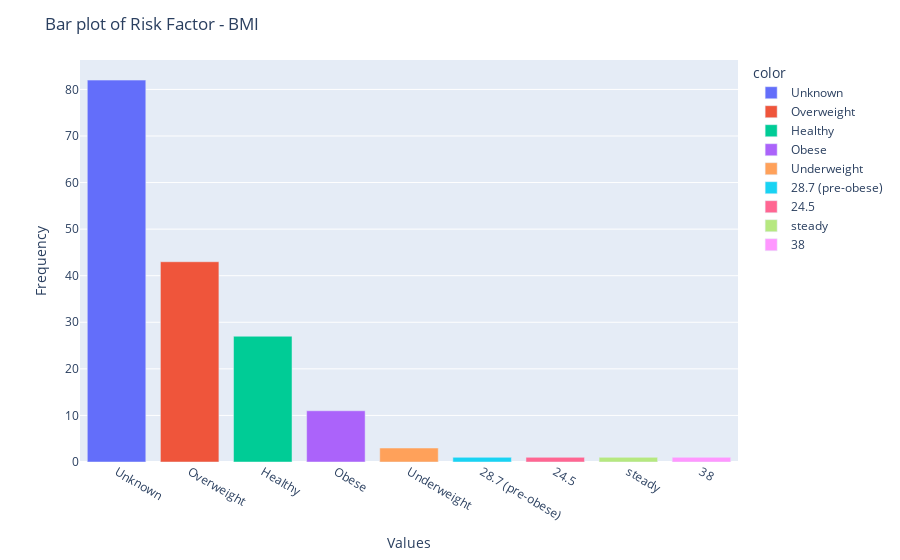
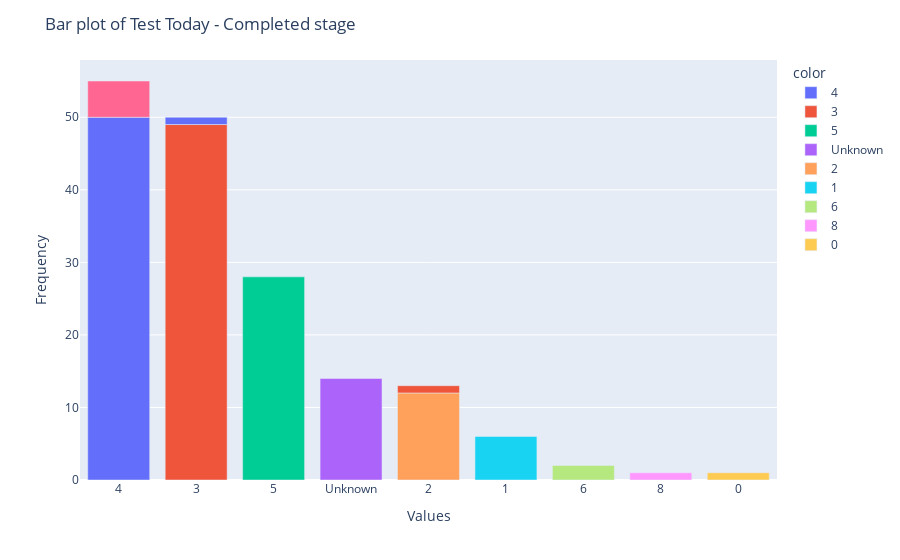
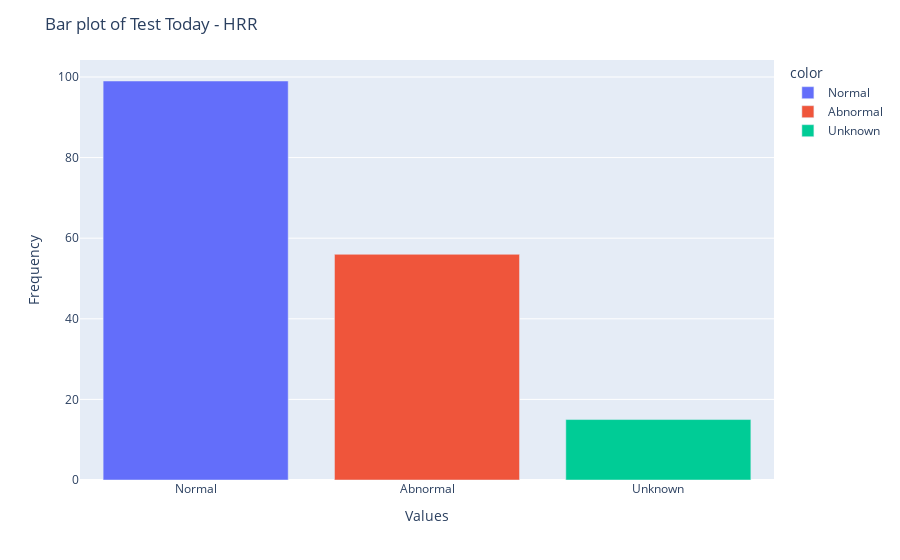
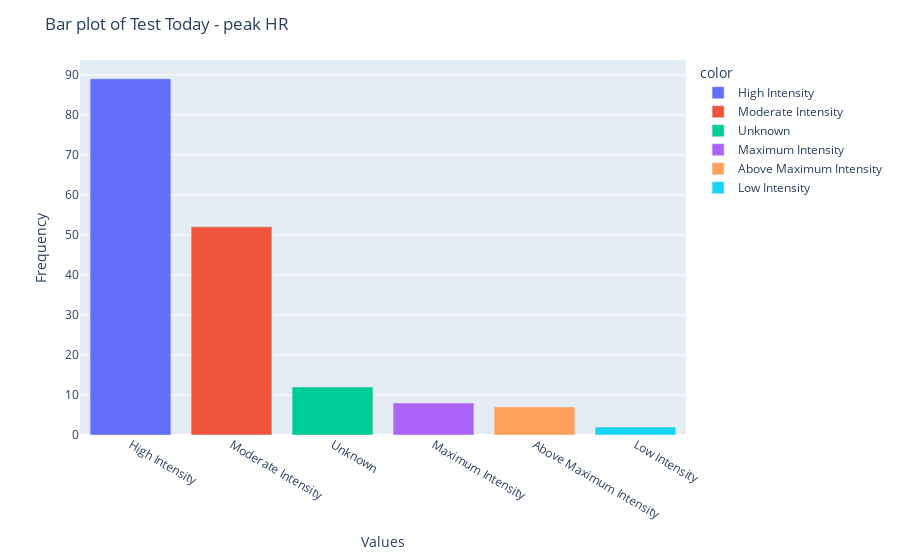

The cell these charts' notebook holds for them, in order:
### Markdown cell above
#### a. Barplot

### Code cell
import plotly.express as px
categorical_columns = CRP1.select_dtypes(include=['object'])

# Plot count plot for each categorical column
for column in categorical_columns:
    counts = categorical_columns[column].value_counts()
    fig = px.bar(x=counts.index, y=counts.values, color=counts.index)
    fig.update_layout(
        title=f'Bar plot of {column}',
        xaxis_title='Values',
        yaxis_title='Frequency'
    )
    fig.show()

### Figure 1 — Plotly figure (JSON) as saved in the notebook; plotly's stock layout.template omitted (floating-point values rounded to 4 significant figures)
{"data": [{"alignmentgroup": "True", "hovertemplate": "color=Unknown<br>x=%{x}<br>y=%{y}<extra></extra>", "legendgroup": "Unknown", "marker": {"color": "#636efa", "pattern": {"shape": ""}}, "name": "Unknown", "offsetgroup": "Unknown", "orientation": "v", "showlegend": true, "textposition": "auto", "type": "bar", "x": ["Unknown"], "xaxis": "x", "y": [82], "yaxis": "y"}, {"alignmentgroup": "True", "hovertemplate": "color=Overweight<br>x=%{x}<br>y=%{y}<extra></extra>", "legendgroup": "Overweight", "marker": {"color": "#EF553B", "pattern": {"shape": ""}}, "name": "Overweight", "offsetgroup": "Overweight", "orientation": "v", "showlegend": true, "textposition": "auto", "type": "bar", "x": ["Overweight"], "xaxis": "x", "y": [43], "yaxis": "y"}, {"alignmentgroup": "True", "hovertemplate": "color=Healthy<br>x=%{x}<br>y=%{y}<extra></extra>", "legendgroup": "Healthy", "marker": {"color": "#00cc96", "pattern": {"shape": ""}}, "name": "Healthy", "offsetgroup": "Healthy", "orientation": "v", "showlegend": true, "textposition": "auto", "type": "bar", "x": ["Healthy"], "xaxis": "x", "y": [27], "yaxis": "y"}, {"alignmentgroup": "True", "hovertemplate": "color=Obese<br>x=%{x}<br>y=%{y}<extra></extra>", "legendgroup": "Obese", "marker": {"color": "#ab63fa", "pattern": {"shape": ""}}, "name": "Obese", "offsetgroup": "Obese", "orientation": "v", "showlegend": true, "textposition": "auto", "type": "bar", "x": ["Obese"], "xaxis": "x", "y": [11], "yaxis": "y"}, {"alignmentgroup": "True", "hovertemplate": "color=Underweight<br>x=%{x}<br>y=%{y}<extra></extra>", "legendgroup": "Underweight", "marker": {"color": "#FFA15A", "pattern": {"shape": ""}}, "name": "Underweight", "offsetgroup": "Underweight", "orientation": "v", "showlegend": true, "textposition": "auto", "type": "bar", "x": ["Underweight"], "xaxis": "x", "y": [3], "yaxis": "y"}, {"alignmentgroup": "True", "hovertemplate": "color=28.7 (pre-obese)<br>x=%{x}<br>y=%{y}<extra></extra>", "legendgroup": "28.7 (pre-obese)", "marker": {"color": "#19d3f3", "pattern": {"shape": ""}}, "name": "28.7 (pre-obese)", "offsetgroup": "28.7 (pre-obese)", "orientation": "v", "showlegend": true, "textposition": "auto", "type": "bar", "x": ["28.7 (pre-obese)"], "xaxis": "x", "y": [1], "yaxis": "y"}, {"alignmentgroup": "True", "hovertemplate": "color=24.5<br>x=%{x}<br>y=%{y}<extra></extra>", "legendgroup": "24.5", "marker": {"color": "#FF6692", "pattern": {"shape": ""}}, "name": "24.5", "offsetgroup": "24.5", "orientation": "v", "showlegend": true, "textposition": "auto", "type": "bar", "x": ["24.5"], "xaxis": "x", "y": [1], "yaxis": "y"}, {"alignmentgroup": "True", "hovertemplate": "color=steady<br>x=%{x}<br>y=%{y}<extra></extra>", "legendgroup": "steady", "marker": {"color": "#B6E880", "pattern": {"shape": ""}}, "name": "steady", "offsetgroup": "steady", "orientation": "v", "showlegend": true, "textposition": "auto", "type": "bar", "x": ["steady"], "xaxis": "x", "y": [1], "yaxis": "y"}, {"alignmentgroup": "True", "hovertemplate": "color=38<br>x=%{x}<br>y=%{y}<extra></extra>", "legendgroup": "38", "marker": {"color": "#FF97FF", "pattern": {"shape": ""}}, "name": "38", "offsetgroup": "38", "orientation": "v", "showlegend": true, "textposition": "auto", "type": "bar", "x": ["38"], "xaxis": "x", "y": [1], "yaxis": "y"}], "layout": {"barmode": "relative", "legend": {"title": {"text": "color"}, "tracegroupgap": 0}, "margin": {"t": 60}, "title": {"text": "Bar plot of Risk Factor - BMI"}, "xaxis": {"anchor": "y", "domain": [0, 1], "title": {"text": "Values"}}, "yaxis": {"anchor": "x", "domain": [0, 1], "title": {"text": "Frequency"}}}}

### Figure 2 — Plotly figure (JSON) as saved in the notebook; plotly's stock layout.template omitted (floating-point values rounded to 4 significant figures)
{"data": [{"alignmentgroup": "True", "hovertemplate": "color=4<br>x=%{x}<br>y=%{y}<extra></extra>", "legendgroup": "4", "marker": {"color": "#636efa", "pattern": {"shape": ""}}, "name": "4", "offsetgroup": "4", "orientation": "v", "showlegend": true, "textposition": "auto", "type": "bar", "x": ["4"], "xaxis": "x", "y": [50], "yaxis": "y"}, {"alignmentgroup": "True", "hovertemplate": "color=3<br>x=%{x}<br>y=%{y}<extra></extra>", "legendgroup": "3", "marker": {"color": "#EF553B", "pattern": {"shape": ""}}, "name": "3", "offsetgroup": "3", "orientation": "v", "showlegend": true, "textposition": "auto", "type": "bar", "x": ["3"], "xaxis": "x", "y": [49], "yaxis": "y"}, {"alignmentgroup": "True", "hovertemplate": "color=5<br>x=%{x}<br>y=%{y}<extra></extra>", "legendgroup": "5", "marker": {"color": "#00cc96", "pattern": {"shape": ""}}, "name": "5", "offsetgroup": "5", "orientation": "v", "showlegend": true, "textposition": "auto", "type": "bar", "x": ["5"], "xaxis": "x", "y": [28], "yaxis": "y"}, {"alignmentgroup": "True", "hovertemplate": "color=Unknown<br>x=%{x}<br>y=%{y}<extra></extra>", "legendgroup": "Unknown", "marker": {"color": "#ab63fa", "pattern": {"shape": ""}}, "name": "Unknown", "offsetgroup": "Unknown", "orientation": "v", "showlegend": true, "textposition": "auto", "type": "bar", "x": ["Unknown"], "xaxis": "x", "y": [14], "yaxis": "y"}, {"alignmentgroup": "True", "hovertemplate": "color=2<br>x=%{x}<br>y=%{y}<extra></extra>", "legendgroup": "2", "marker": {"color": "#FFA15A", "pattern": {"shape": ""}}, "name": "2", "offsetgroup": "2", "orientation": "v", "showlegend": true, "textposition": "auto", "type": "bar", "x": ["2"], "xaxis": "x", "y": [12], "yaxis": "y"}, {"alignmentgroup": "True", "hovertemplate": "color=1<br>x=%{x}<br>y=%{y}<extra></extra>", "legendgroup": "1", "marker": {"color": "#19d3f3", "pattern": {"shape": ""}}, "name": "1", "offsetgroup": "1", "orientation": "v", "showlegend": true, "textposition": "auto", "type": "bar", "x": ["1"], "xaxis": "x", "y": [6], "yaxis": "y"}, {"alignmentgroup": "True", "hovertemplate": "color=4<br>x=%{x}<br>y=%{y}<extra></extra>", "legendgroup": "4", "marker": {"color": "#FF6692", "pattern": {"shape": ""}}, "name": "4", "offsetgroup": "4", "orientation": "v", "showlegend": false, "textposition": "auto", "type": "bar", "x": [4], "xaxis": "x", "y": [5], "yaxis": "y"}, {"alignmentgroup": "True", "hovertemplate": "color=6<br>x=%{x}<br>y=%{y}<extra></extra>", "legendgroup": "6", "marker": {"color": "#B6E880", "pattern": {"shape": ""}}, "name": "6", "offsetgroup": "6", "orientation": "v", "showlegend": true, "textposition": "auto", "type": "bar", "x": ["6"], "xaxis": "x", "y": [2], "yaxis": "y"}, {"alignmentgroup": "True", "hovertemplate": "color=8<br>x=%{x}<br>y=%{y}<extra></extra>", "legendgroup": "8", "marker": {"color": "#FF97FF", "pattern": {"shape": ""}}, "name": "8", "offsetgroup": "8", "orientation": "v", "showlegend": true, "textposition": "auto", "type": "bar", "x": ["8"], "xaxis": "x", "y": [1], "yaxis": "y"}, {"alignmentgroup": "True", "hovertemplate": "color=0<br>x=%{x}<br>y=%{y}<extra></extra>", "legendgroup": "0", "marker": {"color": "#FECB52", "pattern": {"shape": ""}}, "name": "0", "offsetgroup": "0", "orientation": "v", "showlegend": true, "textposition": "auto", "type": "bar", "x": ["0"], "xaxis": "x", "y": [1], "yaxis": "y"}, {"alignmentgroup": "True", "hovertemplate": "color=3<br>x=%{x}<br>y=%{y}<extra></extra>", "legendgroup": "3", "marker": {"color": "#636efa", "pattern": {"shape": ""}}, "name": "3", "offsetgroup": "3", "orientation": "v", "showlegend": false, "textposition": "auto", "type": "bar", "x": [3], "xaxis": "x", "y": [1], "yaxis": "y"}, {"alignmentgroup": "True", "hovertemplate": "color=2<br>x=%{x}<br>y=%{y}<extra></extra>", "legendgroup": "2", "marker": {"color": "#EF553B", "pattern": {"shape": ""}}, "name": "2", "offsetgroup": "2", "orientation": "v", "showlegend": false, "textposition": "auto", "type": "bar", "x": [2], "xaxis": "x", "y": [1], "yaxis": "y"}], "layout": {"barmode": "relative", "legend": {"title": {"text": "color"}, "tracegroupgap": 0}, "margin": {"t": 60}, "title": {"text": "Bar plot of Test Today - Completed stage"}, "xaxis": {"anchor": "y", "domain": [0, 1], "title": {"text": "Values"}}, "yaxis": {"anchor": "x", "domain": [0, 1], "title": {"text": "Frequency"}}}}

### Figure 3 — Plotly figure (JSON) as saved in the notebook; plotly's stock layout.template omitted (floating-point values rounded to 4 significant figures)
{"data": [{"alignmentgroup": "True", "hovertemplate": "color=Normal<br>x=%{x}<br>y=%{y}<extra></extra>", "legendgroup": "Normal", "marker": {"color": "#636efa", "pattern": {"shape": ""}}, "name": "Normal", "offsetgroup": "Normal", "orientation": "v", "showlegend": true, "textposition": "auto", "type": "bar", "x": ["Normal"], "xaxis": "x", "y": [99], "yaxis": "y"}, {"alignmentgroup": "True", "hovertemplate": "color=Abnormal<br>x=%{x}<br>y=%{y}<extra></extra>", "legendgroup": "Abnormal", "marker": {"color": "#EF553B", "pattern": {"shape": ""}}, "name": "Abnormal", "offsetgroup": "Abnormal", "orientation": "v", "showlegend": true, "textposition": "auto", "type": "bar", "x": ["Abnormal"], "xaxis": "x", "y": [56], "yaxis": "y"}, {"alignmentgroup": "True", "hovertemplate": "color=Unknown<br>x=%{x}<br>y=%{y}<extra></extra>", "legendgroup": "Unknown", "marker": {"color": "#00cc96", "pattern": {"shape": ""}}, "name": "Unknown", "offsetgroup": "Unknown", "orientation": "v", "showlegend": true, "textposition": "auto", "type": "bar", "x": ["Unknown"], "xaxis": "x", "y": [15], "yaxis": "y"}], "layout": {"barmode": "relative", "legend": {"title": {"text": "color"}, "tracegroupgap": 0}, "margin": {"t": 60}, "title": {"text": "Bar plot of Test Today - HRR"}, "xaxis": {"anchor": "y", "domain": [0, 1], "title": {"text": "Values"}}, "yaxis": {"anchor": "x", "domain": [0, 1], "title": {"text": "Frequency"}}}}

### Figure 4 — Plotly figure (JSON) as saved in the notebook; plotly's stock layout.template omitted (floating-point values rounded to 4 significant figures)
{"data": [{"alignmentgroup": "True", "hovertemplate": "color=High Intensity<br>x=%{x}<br>y=%{y}<extra></extra>", "legendgroup": "High Intensity", "marker": {"color": "#636efa", "pattern": {"shape": ""}}, "name": "High Intensity", "offsetgroup": "High Intensity", "orientation": "v", "showlegend": true, "textposition": "auto", "type": "bar", "x": ["High Intensity"], "xaxis": "x", "y": [89], "yaxis": "y"}, {"alignmentgroup": "True", "hovertemplate": "color=Moderate Intensity<br>x=%{x}<br>y=%{y}<extra></extra>", "legendgroup": "Moderate Intensity", "marker": {"color": "#EF553B", "pattern": {"shape": ""}}, "name": "Moderate Intensity", "offsetgroup": "Moderate Intensity", "orientation": "v", "showlegend": true, "textposition": "auto", "type": "bar", "x": ["Moderate Intensity"], "xaxis": "x", "y": [52], "yaxis": "y"}, {"alignmentgroup": "True", "hovertemplate": "color=Unknown<br>x=%{x}<br>y=%{y}<extra></extra>", "legendgroup": "Unknown", "marker": {"color": "#00cc96", "pattern": {"shape": ""}}, "name": "Unknown", "offsetgroup": "Unknown", "orientation": "v", "showlegend": true, "textposition": "auto", "type": "bar", "x": ["Unknown"], "xaxis": "x", "y": [12], "yaxis": "y"}, {"alignmentgroup": "True", "hovertemplate": "color=Maximum Intensity<br>x=%{x}<br>y=%{y}<extra></extra>", "legendgroup": "Maximum Intensity", "marker": {"color": "#ab63fa", "pattern": {"shape": ""}}, "name": "Maximum Intensity", "offsetgroup": "Maximum Intensity", "orientation": "v", "showlegend": true, "textposition": "auto", "type": "bar", "x": ["Maximum Intensity"], "xaxis": "x", "y": [8], "yaxis": "y"}, {"alignmentgroup": "True", "hovertemplate": "color=Above Maximum Intensity<br>x=%{x}<br>y=%{y}<extra></extra>", "legendgroup": "Above Maximum Intensity", "marker": {"color": "#FFA15A", "pattern": {"shape": ""}}, "name": "Above Maximum Intensity", "offsetgroup": "Above Maximum Intensity", "orientation": "v", "showlegend": true, "textposition": "auto", "type": "bar", "x": ["Above Maximum Intensity"], "xaxis": "x", "y": [7], "yaxis": "y"}, {"alignmentgroup": "True", "hovertemplate": "color=Low Intensity<br>x=%{x}<br>y=%{y}<extra></extra>", "legendgroup": "Low Intensity", "marker": {"color": "#19d3f3", "pattern": {"shape": ""}}, "name": "Low Intensity", "offsetgroup": "Low Intensity", "orientation": "v", "showlegend": true, "textposition": "auto", "type": "bar", "x": ["Low Intensity"], "xaxis": "x", "y": [2], "yaxis": "y"}], "layout": {"barmode": "relative", "legend": {"title": {"text": "color"}, "tracegroupgap": 0}, "margin": {"t": 60}, "title": {"text": "Bar plot of Test Today - peak HR"}, "xaxis": {"anchor": "y", "domain": [0, 1], "title": {"text": "Values"}}, "yaxis": {"anchor": "x", "domain": [0, 1], "title": {"text": "Frequency"}}}}
